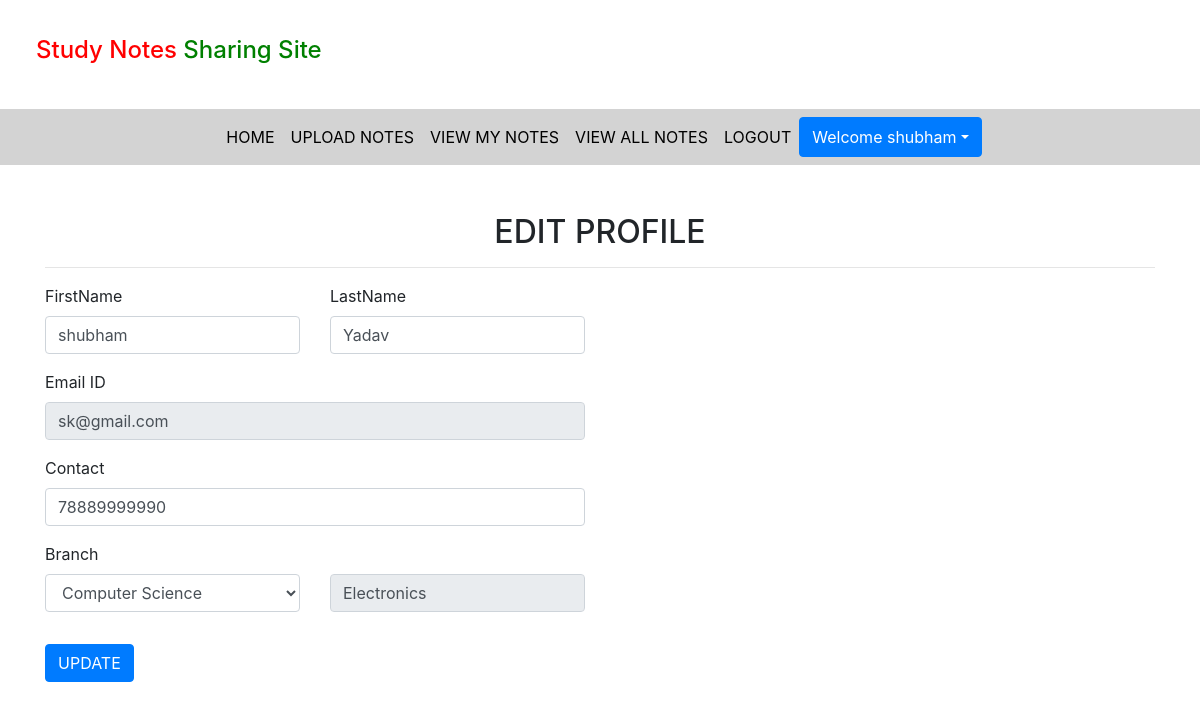
Screenshot of /edit_profile/ (signed in) with the database file from the repository.
### notes/models.py (models this page shows, shortened)
class Signup(models.Model):
    user=models.ForeignKey(User,on_delete=models.CASCADE)
    contact=models.CharField(max_length=10,null=True)
    branch=models.CharField(max_length=30)
    role=models.CharField(max_length=15)

### notes/views.py (the view, shortened to what this page needs)
# urls.py: path('edit_profile/',views.edit_profile,name="edit_profile"),
def edit_profile(request):
    if not request.user.is_authenticated:
        return redirect('login')
    user=User.objects.get(id=request.user.id)
    data=Signup.objects.get(user=user)
    error=False
    d={'data':data,'user':user,'error':error}
    return render(request,'edit_profile.html',d)

### notes/templates/edit_profile.html (shortened to what this page needs)
{% extends 'usernav.html' %}
 {% load static %}
 {% block body %}
<div class="container mt-5">
  <h2 class="text-center">EDIT PROFILE</h2>
  <hr>
  <div class="row">
    <div class="col-sm-6">
    <form method="post">{% csrf_token %}
      <div class="row">
        <div class="form-group col-sm-6">
          <label>FirstName</label>
          <input type="text" class="form-control" value="{{data.user.first_name}}" name="firstname">
        </div>
        <div class="form-group col-sm-6">
          <label>LastName</label>
          <input type="text" class="form-control" value="{{data.user.last_name}}" name="lastname">
        </div>
      </div>
      <div class="row">
        <div class="form-group col-md-12">
          <label>Email ID</label>
          <input type="text" class="form-control" value="{{data.user.username}}" name="emailid" readonly>
        </div>
      </div>
      <div class="row">
        <div class="form-group col-md-12">
          <label>Contact </label>
          <input type="text" class="form-control" value="{{data.contact}}" name="contact" >
        </div>
      </div>
      <div class="row">
        <div class="form-group col-md-6">
          <label>Branch </label>
        <select class="form-control" name="branch">
          <option value="Computer Science">Computer Science</option>
        </select>
        </div>
        <div class="form-group col m-6 mt-2">
          <br>
          <input type="text" value="{{data.branch}}" class="form-control"  readonly>
        </div>
      </div>
 <input type="submit" class="btn btn-primary mt-3" value="UPDATE">
    </form>
    </div>
  </div>
</div>
 {% endblock %}

### notes/templates/usernav.html (shortened to what this page needs)
<html>
<head>
    {% load static %}
    <link rel="stylesheet" href="https://use.fontawesome.com/releases/v5.7.0/css/all.css">
    <link rel="stylesheet" href="https://maxcdn.bootstrapcdn.com/bootstrap/4.5.2/css/bootstrap.min.css">
    <link rel="stylesheet" type="text/css" href="{% static 'css/mystyle.css' %}">
<link rel="stylesheet" href="https://cdn.datatables.net/1.10.21/css/jquery.dataTables.min.css">
<link rel="stylesheet" href="https://cdn.datatables.net/buttons/1.6.2/css/buttons.dataTables.min.css">
</head>
<h4 style="padding:3%"><span style="color:red">Study Notes</span><span style="color:green"> Sharing Site</span></h4>
<nav class="navbar navbar-expand-sm justify-content-center" style="background-color:lightgrey">
<ul class="navbar-nav">
  <li class="navbar-item">
   <a class="nav-link" href="{% url 'profile' %}">HOME</a>
  </li>
  <li class="navbar-item">
   <a class="nav-link" href="{% url 'upload_notes' %}">UPLOAD NOTES</a>
  </li>
  <li class="navbar-item">
   <a class="nav-link" href="{% url 'view_mynotes' %}">VIEW MY NOTES</a>
  </li>
  <li class="navbar-item">
   <a class="nav-link" href="{% url 'viewallnotes' %}">VIEW ALL  NOTES</a>
  </li>
  <li class="navbar-item">
   <a class="nav-link" href="{% url 'logout' %}">LOGOUT</a>
  </li>
   <div class="btn-group">
      <button type="button" class="btn btn-primary dropdown-toggle" data-toggle="dropdown" >Welcome {{request.user.first_name}}</button>
   </div>
</ul>
</nav>
{% block body %}
{% endblock body %}
</html>

### notes/static/css/mystyle.css (style rules this page uses)
.nav-link { color: black; }

### rows the page displays
Signup: firstname "shubham", lastname "Yadav", emailid "sk@gmail.com", contact "78889999990", branch "Electronics"

### other values shown
{{ request.user.first_name }} "shubham"
